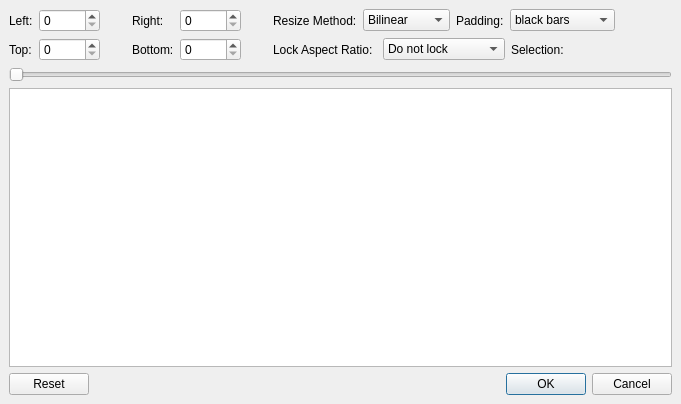
<?xml version="1.0" encoding="UTF-8"?>
<ui version="4.0">
 <class>zoomDialog</class>
 <widget class="QDialog" name="zoomDialog">
  <property name="geometry">
   <rect>
    <x>0</x>
    <y>0</y>
    <width>681</width>
    <height>404</height>
   </rect>
  </property>
  <property name="windowTitle">
   <string>Zoom</string>
  </property>
  <layout class="QVBoxLayout">
   <property name="spacing">
    <number>6</number>
   </property>
   <property name="leftMargin">
    <number>9</number>
   </property>
   <property name="topMargin">
    <number>9</number>
   </property>
   <property name="rightMargin">
    <number>9</number>
   </property>
   <property name="bottomMargin">
    <number>9</number>
   </property>
   <item>
    <layout class="QGridLayout">
     <property name="leftMargin">
      <number>0</number>
     </property>
     <property name="topMargin">
      <number>0</number>
     </property>
     <property name="rightMargin">
      <number>0</number>
     </property>
     <property name="bottomMargin">
      <number>0</number>
     </property>
     <property name="spacing">
      <number>6</number>
     </property>
     <item row="0" column="2">
      <spacer name="horizontalSpacer_1">
       <property name="orientation">
        <enum>Qt::Horizontal</enum>
       </property>
       <property name="sizeType">
        <enum>QSizePolicy::Fixed</enum>
       </property>
       <property name="sizeHint" stdset="0">
        <size>
         <width>26</width>
         <height>20</height>
        </size>
       </property>
      </spacer>
     </item>
     <item row="2" column="2">
      <spacer name="horizontalSpacer_3">
       <property name="orientation">
        <enum>Qt::Horizontal</enum>
       </property>
       <property name="sizeType">
        <enum>QSizePolicy::Fixed</enum>
       </property>
       <property name="sizeHint" stdset="0">
        <size>
         <width>26</width>
         <height>20</height>
        </size>
       </property>
      </spacer>
     </item>
     <item row="0" column="3">
      <widget class="QLabel" name="labelRight">
       <property name="text">
        <string>Right:</string>
       </property>
      </widget>
     </item>
     <item row="0" column="1">
      <widget class="QSpinBox" name="spinBoxLeft">
       <property name="maximum">
        <number>16384</number>
       </property>
      </widget>
     </item>
     <item row="2" column="3">
      <widget class="QLabel" name="labelBottom">
       <property name="text">
        <string>Bottom:</string>
       </property>
      </widget>
     </item>
     <item row="2" column="6">
      <widget class="QLabel" name="labelLockAR">
       <property name="text">
        <string>Lock Aspect Ratio:</string>
       </property>
      </widget>
     </item>
     <item row="2" column="4">
      <widget class="QSpinBox" name="spinBoxBottom">
       <property name="maximum">
        <number>16384</number>
       </property>
      </widget>
     </item>
     <item row="0" column="4">
      <widget class="QSpinBox" name="spinBoxRight">
       <property name="maximum">
        <number>16384</number>
       </property>
      </widget>
     </item>
     <item row="2" column="0">
      <widget class="QLabel" name="labelTop">
       <property name="text">
        <string>Top:</string>
       </property>
      </widget>
     </item>
     <item row="0" column="0">
      <widget class="QLabel" name="labelLeft">
       <property name="text">
        <string>Left:</string>
       </property>
      </widget>
     </item>
     <item row="2" column="8">
      <layout class="QHBoxLayout" name="horizontalLayout_2">
       <item>
        <widget class="QLabel" name="labelSize">
         <property name="text">
          <string>Selection: </string>
         </property>
        </widget>
       </item>
      </layout>
     </item>
     <item row="2" column="1">
      <widget class="QSpinBox" name="spinBoxTop">
       <property name="maximum">
        <number>16384</number>
       </property>
      </widget>
     </item>
     <item row="2" column="7">
      <widget class="QComboBox" name="comboBoxAspectRatio">
       <property name="currentText">
        <string>Do not lock</string>
       </property>
       <item>
        <property name="text">
         <string>Do not lock</string>
        </property>
       </item>
       <item>
        <property name="text">
         <string>Current selection</string>
        </property>
       </item>
       <item>
        <property name="text">
         <string>Source</string>
        </property>
       </item>
       <item>
        <property name="text">
         <string>21:9</string>
        </property>
       </item>
       <item>
        <property name="text">
         <string>18:9</string>
        </property>
       </item>
       <item>
        <property name="text">
         <string>16:9</string>
        </property>
       </item>
       <item>
        <property name="text">
         <string>4:3</string>
        </property>
       </item>
       <item>
        <property name="text">
         <string>1:1</string>
        </property>
       </item>
       <item>
        <property name="text">
         <string>9:16</string>
        </property>
       </item>
      </widget>
     </item>
     <item row="0" column="5">
      <spacer name="horizontalSpacer_2">
       <property name="orientation">
        <enum>Qt::Horizontal</enum>
       </property>
       <property name="sizeType">
        <enum>QSizePolicy::Fixed</enum>
       </property>
       <property name="sizeHint" stdset="0">
        <size>
         <width>26</width>
         <height>20</height>
        </size>
       </property>
      </spacer>
     </item>
     <item row="0" column="9">
      <spacer name="horizontalSpacer_5">
       <property name="orientation">
        <enum>Qt::Horizontal</enum>
       </property>
       <property name="sizeHint" stdset="0">
        <size>
         <width>40</width>
         <height>20</height>
        </size>
       </property>
      </spacer>
     </item>
     <item row="0" column="6" colspan="3">
      <layout class="QHBoxLayout" name="horizontalLayout">
       <item>
        <widget class="QLabel" name="labelResizeMethod">
         <property name="text">
          <string>Resize Method:</string>
         </property>
        </widget>
       </item>
       <item>
        <widget class="QComboBox" name="comboBoxAlgo">
         <item>
          <property name="text">
           <string>Bilinear</string>
          </property>
         </item>
         <item>
          <property name="text">
           <string>Bicubic</string>
          </property>
         </item>
         <item>
          <property name="text">
           <string>Lanczos-3</string>
          </property>
         </item>
         <item>
          <property name="text">
           <string>Spline</string>
          </property>
         </item>
        </widget>
       </item>
       <item>
        <widget class="QLabel" name="labelPadding">
         <property name="text">
          <string>Padding:</string>
         </property>
        </widget>
       </item>
       <item>
        <widget class="QComboBox" name="comboBoxPad">
         <item>
          <property name="text">
           <string>black bars</string>
          </property>
         </item>
         <item>
          <property name="text">
           <string>echo</string>
          </property>
         </item>
         <item>
          <property name="text">
           <string>none (stretch)</string>
          </property>
         </item>
        </widget>
       </item>
      </layout>
     </item>
    </layout>
   </item>
   <item>
    <layout class="QHBoxLayout" name="toolboxLayout"/>
   </item>
   <item>
    <widget class="ADM_flyNavSlider" name="horizontalSlider">
     <property name="orientation">
      <enum>Qt::Horizontal</enum>
     </property>
    </widget>
   </item>
   <item>
    <widget class="QGraphicsView" name="graphicsView">
     <property name="focusPolicy">
      <enum>Qt::NoFocus</enum>
     </property>
    </widget>
   </item>
   <item>
    <widget class="QDialogButtonBox" name="buttonBox">
     <property name="orientation">
      <enum>Qt::Horizontal</enum>
     </property>
     <property name="standardButtons">
      <set>QDialogButtonBox::Cancel|QDialogButtonBox::Ok|QDialogButtonBox::Reset</set>
     </property>
    </widget>
   </item>
  </layout>
 </widget>
 <customwidgets>
  <customwidget>
   <class>ADM_QSlider</class>
   <extends>QSlider</extends>
   <header>ADM_toolkitQt.h</header>
  </customwidget>
  <customwidget>
   <class>ADM_flyNavSlider</class>
   <extends>ADM_QSlider</extends>
   <header>ADM_toolkitQt.h</header>
  </customwidget>
 </customwidgets>
 <resources/>
 <connections>
  <connection>
   <sender>buttonBox</sender>
   <signal>accepted()</signal>
   <receiver>zoomDialog</receiver>
   <slot>accept()</slot>
   <hints>
    <hint type="sourcelabel">
     <x>248</x>
     <y>254</y>
    </hint>
    <hint type="destinationlabel">
     <x>157</x>
     <y>274</y>
    </hint>
   </hints>
  </connection>
  <connection>
   <sender>buttonBox</sender>
   <signal>rejected()</signal>
   <receiver>zoomDialog</receiver>
   <slot>reject()</slot>
   <hints>
    <hint type="sourcelabel">
     <x>316</x>
     <y>260</y>
    </hint>
    <hint type="destinationlabel">
     <x>286</x>
     <y>274</y>
    </hint>
   </hints>
  </connection>
 </connections>
</ui>
